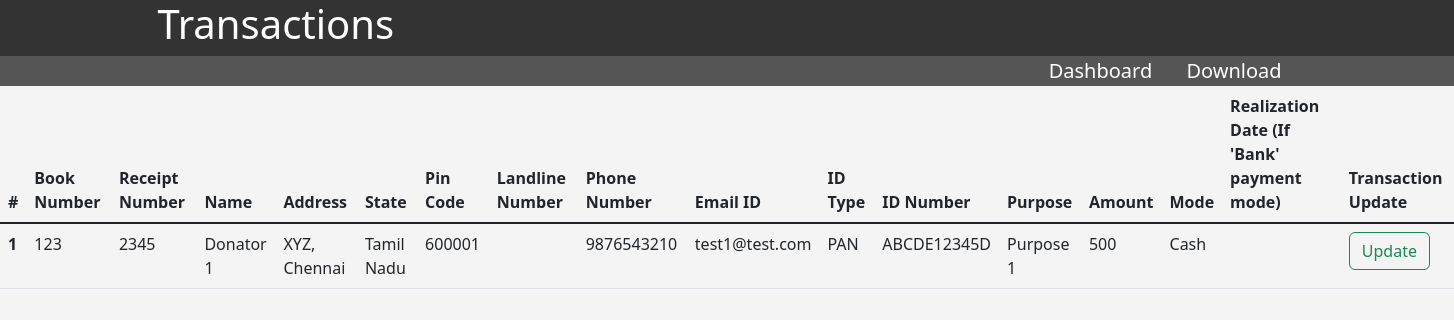
Page /3/checkData on the earlier database version.
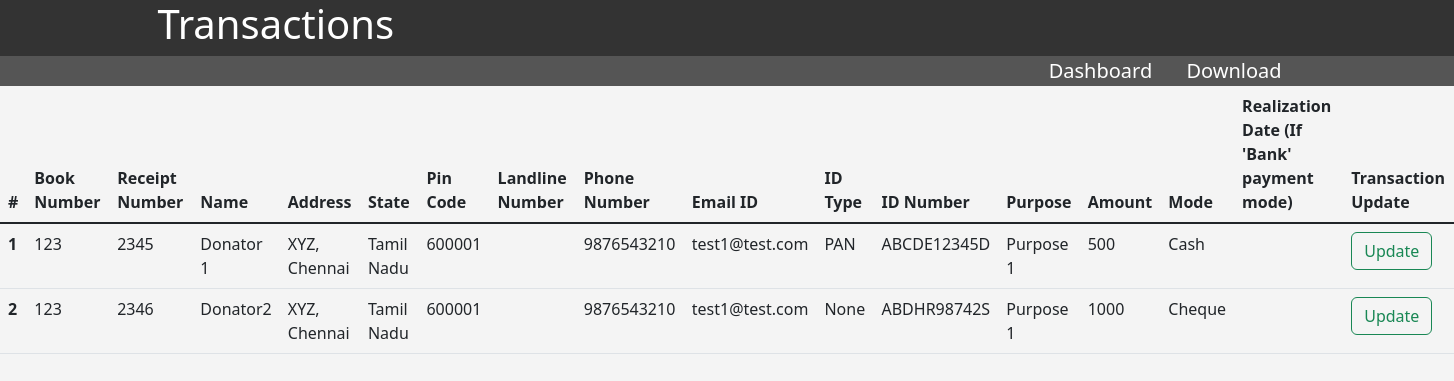
Same page on the later database version.
### application/models.py (models this page shows)
class Receipt(db.Model):
    __tablename__ = "receipt"
    rid = db.Column(db.Integer, primary_key = True, autoincrement = True)
    org_id = db.Column(db.Integer)
    receipt_date = db.Column(db.String)
    book_no = db.Column(db.Integer)
    receipt_no = db.Column(db.Integer)
    name = db.Column(db.String)
    address = db.Column(db.String)
    state = db.Column(db.String)
    pincode = db.Column(db.Integer)
    landline = db.Column(db.Integer)
    phoneno = db.Column(db.Integer)
    email = db.Column(db.String)
    id_type = db.Column(db.String)
    panid = db.Column(db.String)
    purpose = db.Column(db.String)
    amount = db.Column(db.Integer)
    mode = db.Column(db.String)
    realization_date = db.Column(db.String)

### application/controllers.py (the view)
@app.route("/<int:org_id>/checkData")
def transactions(org_id):
    receipts = Receipt.query.filter_by(org_id = org_id).all()
    return render_template("allData.html", receipts = receipts, org_id = org_id)

### templates/allData.html (shortened to what this page needs)
<!DOCTYPE html>
<html lang="en">
<head>
    <link href="https://cdn.jsdelivr.net/npm/bootstrap@5.2.0/dist/css/bootstrap.min.css" rel="stylesheet">
    <link rel = "stylesheet" type="text/css" href = "/static/css/style.css">
</head>
<body>
    <header id ="main-header">
        <div class = "container">
            <h1>Transactions</h1>
        </div>
    </header>
    <nav id = "navbar">
        <div class="container">
            <li><a href ="/Organization/{{ org_id }}">Dashboard</a></li>
            <li><a href ="/download/{{ org_id }}">Download</a></li>
        </div>
    </nav>
      <table class="table">
          <thead>
            <tr>
              <th scope="col">#</th>
              <th scope="col">Book Number</th>
              <th scope="col">Receipt Number</th>
              <th scope="col">Name</th>
              <th scope="col">Address</th>
              <th scope="col">State</th>
              <th scope="col">Pin Code</th>
              <th scope="col">Landline Number</th>
              <th scope="col">Phone Number</th>
              <th scope="col">Email ID</th>
              <th scope="col">ID Type</th>
              <th scope="col">ID Number</th>
              <th scope="col">Purpose</th>
              <th scope="col">Amount</th>
              <th scope="col">Mode</th>
              <th scope="col">Realization Date (If 'Bank' payment mode)</th>
              <th scope="col">Transaction Update</th>
            </tr>
          </thead>
          <tbody class="table-group-divider">
            {% for receipt in receipts %}
            <tr>
              <th scope="row">{{ loop.index }}</th>
              <td>{{receipt.book_no}}</td>
              <td>{{receipt.receipt_no}}</td>
              <td>{{receipt.name}}</td>
              <td>{{receipt.address}}</td>
              <td>{{receipt.state}}</td>
              <td>{{receipt.pincode}}</td>
              <td>{{receipt.landline}}</td>
              <td>{{receipt.phoneno}}</td>
              <td>{{receipt.email}}</td>
              <td>{{receipt.id_type}}</td>
              <td>{{receipt.panid}}</td>
              <td>{{receipt.purpose}}</td>
              <td>{{receipt.amount}}</td>
              <td>{{receipt.mode}}</td>
              <td>{{receipt.realization_date}}</td>
              <td><a href = "/updateReceipt/{{ receipt.rid }}/"><button type="button" class="btn btn-outline-success">Update</button></a></td>
            </tr>
            {% endfor %}
          </tbody>
        </table>
</body>
</html>

Differences in the rows shown:
added Receipt: book_no "123", receipt_no "2346", name "Donator2", address "XYZ, Chennai", state "Tamil Nadu", pincode "600001", phoneno "9876543210", email "test1@test.com", id_type "None", panid "ABDHR98742S", purpose "Purpose 1", amount "1000", mode "Cheque"
